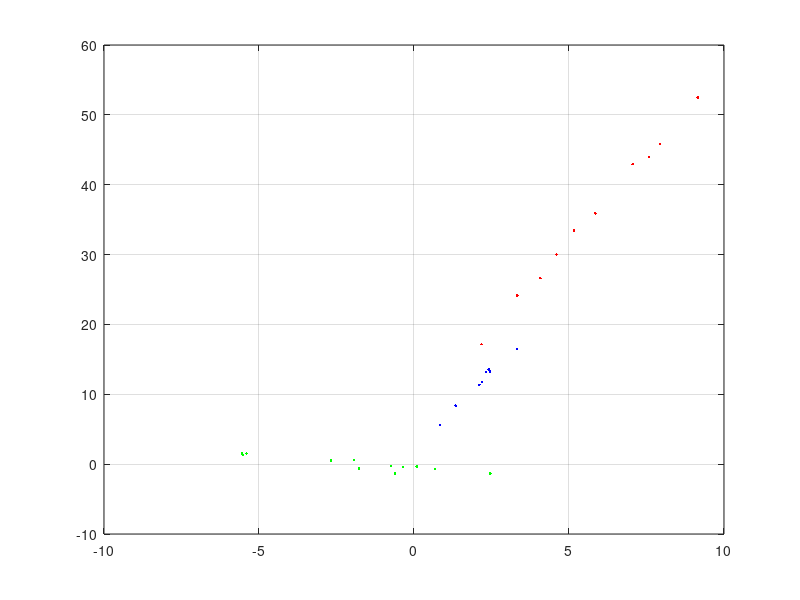

The MATLAB source for this figure: (Note: this script raises an error after producing the figure.)
x1 = randn(10,1)*2 + 5;
x2 = randn(12,1)*3 - 1;
x3 = randn(8,1)*.5 + 2;

y1 = 5*x1 + 6;
y2 = -.5*x2 - 2;
y3 = 4*x3 + 2;

y1 = y1+2*rand(size(y1));
y2 = y2+2*rand(size(y2));
y3 = y3+2*rand(size(y3));

colr = {'r','g','b'};

figure;
plot(x1,y1, ['.',colr{1}]); grid on; hold on;
plot(x2,y2, ['.',colr{2}]);
plot(x3,y3, ['.',colr{3}]);

XY = [x1,y1; x2,y2; x3,y3];
[labels, lines] = klines(XY, 3, 10000);

gm = fitgmdist(XY,3,...
    'CovarianceType','full',...
    'Replicates',20);

labels2 = cluster(gm,XY);

for lbl = 1:3
    xy = XY(labels==lbl,:);
    plot(xy(:,1), xy(:,2), ['o',colr{lbl}]);
    xy = XY(labels2==lbl,:);
    plot(xy(:,1), xy(:,2), ['d',colr{lbl}]);
end
